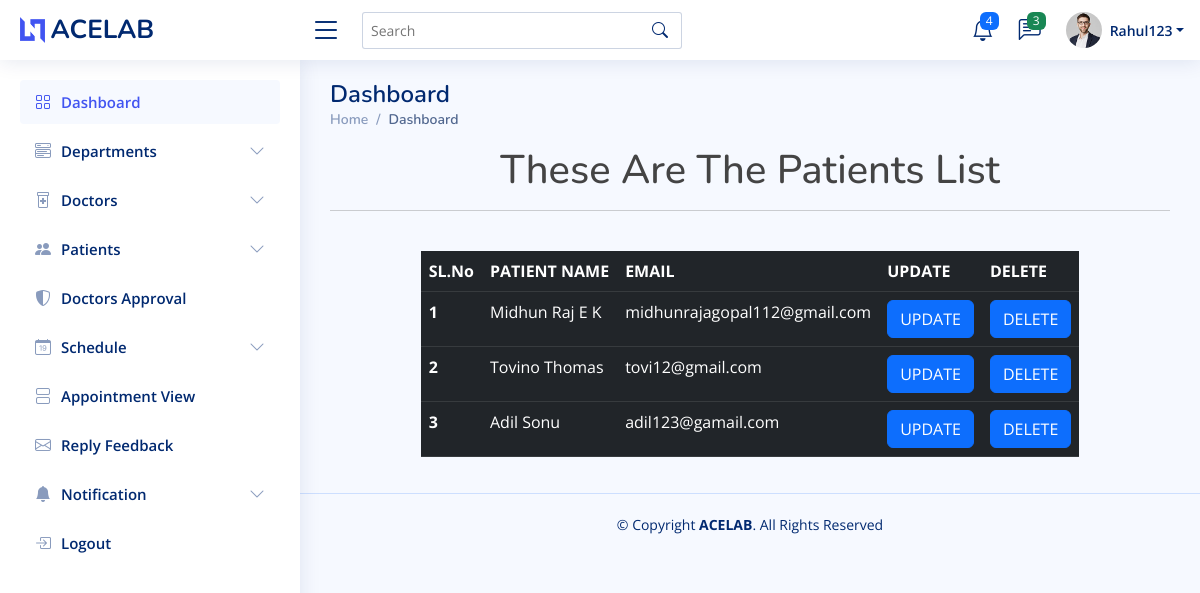
The page /view_patient (signed in) on the database its author committed.
### home/models.py (models this page shows, shortened)
class Login(AbstractUser):
    is_doctor = models.BooleanField(default=False)
    is_patient = models.BooleanField(default=False)

class patient(models.Model):
    user = models.ForeignKey(Login, on_delete=models.CASCADE)
    name = models.CharField(max_length=100)
    aadhar_number = models.CharField(max_length=50)
    email = models.EmailField()

### home/adminview.py (the view)
# urls.py: path('view_patient', adminview.view_patient, name='view_patient'),
@login_required(login_url='login_view')
def view_patient(request):
    data = patient.objects.all()
    return render(request, 'admin1/view_patient.html', {'data': data})

### templates/admin1/view_patient.html
{% extends 'admin1/admindashboard.html' %}
{%load crispy_forms_tags %}
{% block content %}
<h1 style="text-align:center">These Are The Patients List</h1><hr><br>
<div class="row justify-content-center">
    <div class="col-auto">
        <table class="table table-dark table-responsive">
          <thead>
            <tr>
              <th scope="col">SL.No</th>
              <th scope="col">PATIENT NAME</th>
              <th scope="col">EMAIL</th>
              <th scope="col">UPDATE</th>
              <th scope="col">DELETE</th>
            </tr>
          </thead>
          <tbody>
          {%  for i in data %}
            <tr>
              <th scope="row">{{forloop.counter}}</th>
              <td>{{i.name}}</td>
              <td>{{i.email}}</td>
              <td><a href="{% url 'update_patient' i.id %}"> <button type="button" class="btn btn-primary">UPDATE</button></a></td>
              <td><a href="{% url 'delete_patient' i.id %}"> <button type="button" class="btn btn-primary">DELETE</button></a></td>
            </tr>
          {% endfor %}
          </tbody>
        </table>
    </div>
</div>
{% endblock %}

### templates/admin1/admindashboard.html (shortened to what this page needs)
<!DOCTYPE html>
{% load static %}
{%load crispy_forms_tags %}
<html lang="en">
<head>
  <link href=" {% static 'set3/assets/vendor/bootstrap/css/bootstrap.min.css' %} " rel="stylesheet">
  <link href=" {% static 'set3/assets/vendor/bootstrap-icons/bootstrap-icons.css' %} " rel="stylesheet">
  <link href=" {% static 'set3/assets/vendor/boxicons/css/boxicons.min.css' %} " rel="stylesheet">
  <link href=" {% static 'set3/assets/vendor/quill/quill.snow.css' %} " rel="stylesheet">
  <link href=" {% static 'set3/assets/vendor/quill/quill.bubble.css' %} " rel="stylesheet">
  <link href=" {% static 'set3/assets/vendor/remixicon/remixicon.css' %} " rel="stylesheet">
  <link href=" {% static 'set3/assets/vendor/simple-datatables/style.css' %} " rel="stylesheet">
  <link href=" {% static 'set3/assets/css/style.css' %} " rel="stylesheet">
</head>
<body>
  <header id="header" class="header fixed-top d-flex align-items-center">
    <div class="d-flex align-items-center justify-content-between">
      <a href=" {% static 'index.html' %} " class="logo d-flex align-items-center">
        <img src=" {% static 'set3/assets/img/logo.png' %} " alt="">
        <span class="d-none d-lg-block">ACELAB</span>
      </a>
      <i class="bi bi-list toggle-sidebar-btn"></i>
    </div>
    <div class="search-bar">
      <form class="search-form d-flex align-items-center" method="POST" action="#">
        <input type="text" name="query" placeholder="Search" title="Enter search keyword">
        <button type="submit" title="Search"><i class="bi bi-search"></i></button>
      </form>
    </div>
    <nav class="header-nav ms-auto">
      <ul class="d-flex align-items-center">
        <li class="nav-item dropdown">
          <a class="nav-link nav-icon" href="#" data-bs-toggle="dropdown">
            <i class="bi bi-bell"></i>
            <span class="badge bg-primary badge-number">4</span>
          </a>
        </li>
        <li class="nav-item dropdown">
          <a class="nav-link nav-icon" href="#" data-bs-toggle="dropdown">
            <i class="bi bi-chat-left-text"></i>
            <span class="badge bg-success badge-number">3</span>
          </a>
        </li>
        <li class="nav-item dropdown pe-3">
          <a class="nav-link nav-profile d-flex align-items-center pe-0" href="#" data-bs-toggle="dropdown">
            <img src=" {% static 'set3/assets/img/profile-img.jpg' %} " alt="Profile" class="rounded-circle">
            <span class="d-none d-md-block dropdown-toggle ps-2">{{request.user}}</span>
          </a>
        </li>
      </ul>
    </nav>
  </header>
  <aside id="sidebar" class="sidebar">
    <ul class="sidebar-nav" id="sidebar-nav">
      <li class="nav-item">
        <a class="nav-link " href=" {% url 'admindashboard' %} ">
          <i class="bi bi-grid"></i>
          <span>Dashboard</span>
        </a>
      </li>
      <li class="nav-item">
        <a class="nav-link collapsed" data-bs-target="#components-nav" data-bs-toggle="collapse" href="#">
          <i class="bi bi-menu-button-wide"></i><span>Departments</span><i class="bi bi-chevron-down ms-auto"></i>
        </a>
      </li>
      <li class="nav-item">
        <a class="nav-link collapsed" data-bs-target="#forms-nav" data-bs-toggle="collapse" href="#">
          <i class="bi bi-prescription2"></i><span>Doctors</span><i class="bi bi-chevron-down ms-auto"></i>
        </a>
      </li>
      <li class="nav-item">
        <a class="nav-link collapsed" data-bs-target="#tables-nav" data-bs-toggle="collapse" href="#">
          <i class="bi bi-people-fill"></i><span>Patients</span><i class="bi bi-chevron-down ms-auto"></i>
        </a>
      </li>
      <li class="nav-item">
        <a class="nav-link collapsed" href=" {% url 'doc_approval_list' %} ">
          <i class="bi bi-shield-shaded"></i>
          <span>Doctors Approval </span>
        </a>
      </li>
      <li class="nav-item">
        <a class="nav-link collapsed" data-bs-target="#schedule-nav" data-bs-toggle="collapse" href="#">
          <i class="bi bi-calendar-date"></i><span>Schedule</span><i class="bi bi-chevron-down ms-auto"></i>
        </a>
      </li>
      <li class="nav-item">
        <a class="nav-link collapsed" href="{% url 'booking_view' %}">
          <i class="bi bi-view-stacked"></i>
          <span>Appointment View</span>
        </a>
      </li>
      <li class="nav-item">
        <a class="nav-link collapsed" href="{% url 'admin_view_feedbacks' %}">
          <i class="bi bi-envelope"></i>
          <span>Reply Feedback</span>
        </a>
      </li>
      <li class="nav-item">
        <a class="nav-link collapsed" data-bs-target="#notification-nav" data-bs-toggle="collapse" href="#">
          <i class="bi bi-bell-fill"></i><span>Notification</span><i class="bi bi-chevron-down ms-auto"></i>
        </a>
      </li>
      <li class="nav-item">
        <a class="nav-link collapsed" href=" {% static 'pages-login.html' %} ">
          <i class="bi bi-box-arrow-in-right"></i>
          <span>Logout</span>
        </a>
      </li>
    </ul>
  </aside>
  <main id="main" class="main">
    <div class="pagetitle">
      <h1>Dashboard</h1>
      <nav>
        <ol class="breadcrumb">
          <li class="breadcrumb-item"><a href=" {% static 'index.html' %} ">Home</a></li>
          <li class="breadcrumb-item active">Dashboard</li>
        </ol>
      </nav>
    </div>
    <section class="section dashboard">
      <div class="row">
        <div class="col-lg-12 col-md-12 col-sm-12">
            {% block content %}{% endblock%}
        </div>
      </div>
    </section>
  </main>
  <footer id="footer" class="footer">
    <div class="copyright">
      &copy; Copyright <strong><span>ACELAB</span></strong>. All Rights Reserved
    </div>
  </footer>
</body>
</html>

### static/set3/assets/css/style.css (style rules this page uses)
:root { scroll-behavior: smooth; }
body { font-family: "Open Sans", sans-serif; background: #f6f9ff; color: #444444; }
a { color: #4154f1; text-decoration: none; }
h1, h2, h3, h4, h5, h6 { font-family: "Nunito", sans-serif; }
#main { margin-top: 60px; padding: 20px 30px; transition: all 0.3s; }
.pagetitle { margin-bottom: 10px; }
.pagetitle h1 { font-size: 24px; margin-bottom: 0; font-weight: 600; color: #012970; }
.breadcrumb { font-size: 14px; font-family: "Nunito", sans-serif; color: #899bbd; font-weight: 600; }
.breadcrumb a { color: #899bbd; transition: 0.3s; }
.breadcrumb .breadcrumb-item::before { color: #899bbd; }
.breadcrumb .active { color: #51678f; font-weight: 600; }
.logo { line-height: 1; }
@media (min-width: 1200px) { .logo { width: 280px; } }
.logo img { max-height: 26px; margin-right: 6px; }
.logo span { font-size: 26px; font-weight: 700; color: #012970; font-family: "Nunito", sans-serif; }
.header { transition: all 0.5s; z-index: 997; height: 60px; box-shadow: 0px 2px 20px rgba(1, 41, 112, 0.1); background-color: #fff; padding-left: 20px; }
.header .toggle-sidebar-btn { font-size: 32px; padding-left: 10px; cursor: pointer; color: #012970; }
.header .search-bar { min-width: 360px; padding: 0 20px; }
.header .search-form { width: 100%; }
.header .search-form input { border: 0; font-size: 14px; color: #012970; border: 1px solid rgba(1, 41, 112, 0.2); padding: 7px 38px 7px 8px; border-radius: 3px; transition: 0.3s; width: 100%; }
.header .search-form button { border: 0; padding: 0; margin-left: -30px; background: none; }
.header .search-form button i { color: #012970; }
.header-nav ul { list-style: none; }
.header-nav>ul { margin: 0; padding: 0; }
.header-nav .nav-icon { font-size: 22px; color: #012970; margin-right: 25px; position: relative; }
.header-nav .nav-profile { color: #012970; }
.header-nav .nav-profile img { max-height: 36px; }
.header-nav .nav-profile span { font-size: 14px; font-weight: 600; }
.header-nav .badge-number { position: absolute; inset: -2px -5px auto auto; font-weight: normal; font-size: 12px; padding: 3px 6px; }
.sidebar { position: fixed; top: 60px; left: 0; bottom: 0; width: 300px; z-index: 996; transition: all 0.3s; padding: 20px; overflow-y: auto; scrollbar-width: thin; scrollbar-color: #aab7cf transparent; box-shadow: 0px 0px 20px rgba(1, 41, 112, 0.1); background-color: #fff; }
@media (min-width: 1200px) { #main, #footer { margin-left: 300px; } }
.sidebar-nav { padding: 0; margin: 0; list-style: none; }
.sidebar-nav li { padding: 0; margin: 0; list-style: none; }
.sidebar-nav .nav-item { margin-bottom: 5px; }
.sidebar-nav .nav-link { display: flex; align-items: center; font-size: 15px; font-weight: 600; color: #4154f1; transition: 0.3; background: #f6f9ff; padding: 10px 15px; border-radius: 4px; }
.sidebar-nav .nav-link i { font-size: 16px; margin-right: 10px; color: #4154f1; }
.sidebar-nav .nav-link.collapsed { color: #012970; background: #fff; }
.sidebar-nav .nav-link.collapsed i { color: #899bbd; }
.sidebar-nav .nav-link .bi-chevron-down { margin-right: 0; transition: transform 0.2s ease-in-out; }
.footer { padding: 20px 0; font-size: 14px; transition: all 0.3s; border-top: 1px solid #cddfff; }
.footer .copyright { text-align: center; color: #012970; }

### rows shown on the page
Login: user "Rahul123"
patient: name "Midhun Raj E K", email "midhunrajagopal112@gmail.com"
patient: name "Tovino Thomas", email "tovi12@gmail.com"
patient: name "Adil Sonu", email "adil123@gamail.com"
